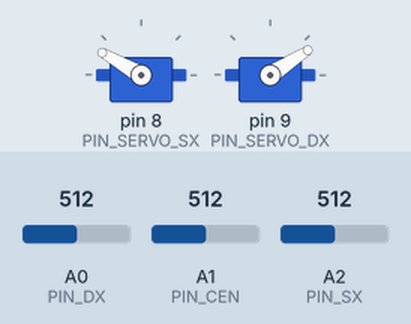
A sketch run on a simulated Arduino Uno, built with avr-gcc and run on an emulated ATmega328P. Shown: 2 × servo. The inputs (shaded band) are chosen by the test bench; at power-on: A0 (PIN_DX) = 512, A2 (PIN_SX) = 512, A1 (PIN_CEN) = 512.

Above: at 1.7 s.
1.8 s: A0 (PIN_DX) set to 716
At 2.1 s:
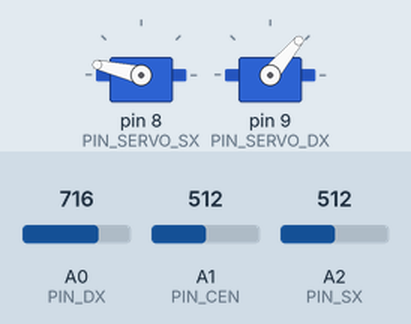
3.3 s: A2 (PIN_SX) set to 716
At 4.5 s:
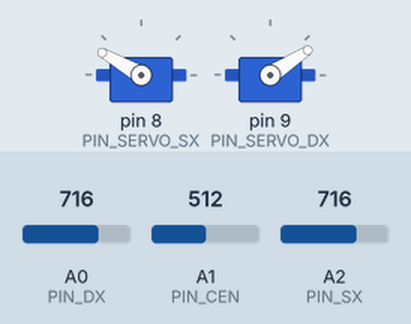
4.8 s: A0 (PIN_DX) set to 511
At 5.8 s:
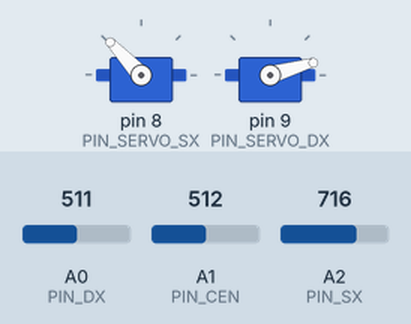
6.3 s: A2 (PIN_SX) set to 900
At 7.1 s:
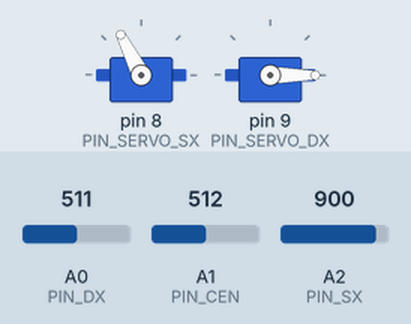
7.8 s: A0 (PIN_DX) set to 306
At 9.0 s:
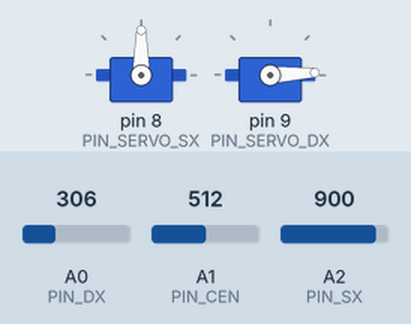
9.3 s: A2 (PIN_SX) set to 511
At 10.2 s:
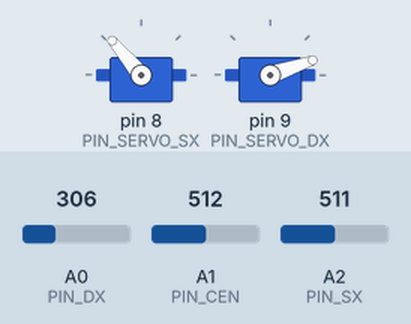
Timing chart, 0 to 11.8 s (numbered marks = the images above; inputs shaded):
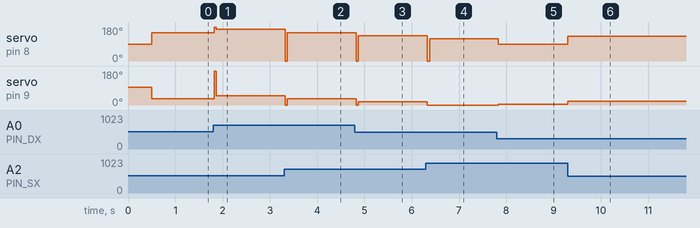

Measured:
- after the input at 1.8 s, servo on pin 8 (PIN_SERVO_SX): 150° → 167° at once; servo on pin 9 (PIN_SERVO_DX): 33° → 50° at once
- after the input at 3.3 s, servo on pin 8 (PIN_SERVO_SX): 167° → 150° at once; servo on pin 9 (PIN_SERVO_DX): 50° → 33° at once
- after the input at 4.8 s, servo on pin 8 (PIN_SERVO_SX): 150° → 133° at once; servo on pin 9 (PIN_SERVO_DX): 33° → 16° at once
- after the input at 6.3 s, servo on pin 8 (PIN_SERVO_SX): 133° → 117° at once; servo on pin 9 (PIN_SERVO_DX): 16° → 0° at once
- after the input at 7.8 s, servo on pin 8 (PIN_SERVO_SX): 117° → 90° at once; servo on pin 9 (PIN_SERVO_DX): 0° → 3° at once
- after the input at 9.3 s, servo on pin 8 (PIN_SERVO_SX): 90° → 130° at once; servo on pin 9 (PIN_SERVO_DX): 3° → 19° at once

The sketch:

Seguilinea-FinaleSACRO.ino
```cpp
#include <Servo.h>
#include <math.h>

// =================================================================
// PARAMETRI
// =================================================================
const int VELOCITA_MAX = 60;     // Velocità massima sul dritto
const int SOGLIA_NERO = 450;

// PID SETUP
float Kp = 0.085;  // Reattività
float Kd = 1.6;   // Stabilità
float K_freno = 0.019;

// =================================================================
// PIN
// =================================================================
const int PIN_SERVO_SX = 8;
const int PIN_SERVO_DX = 9;
const int PIN_DX = A0;
const int PIN_CEN = A1;
const int PIN_SX = A2;

Servo servoSx;
Servo servoDx;
int ultimoErrore = 0;

void setup() {
  servoSx.attach(PIN_SERVO_SX);
  servoDx.attach(PIN_SERVO_DX);

  // Pausa iniziale
  servoSx.write(90);
  servoDx.write(93);
  delay(500);    //Tempo di attesa prima della partenza
}

void loop() {
  int rawSx = analogRead(PIN_SX);
  int rawCen = analogRead(PIN_CEN);
  int rawDx = analogRead(PIN_DX);


  // --- 2. CALCOLO ERRORE NORMALE ---
  int errore = rawDx - rawSx;

  // --- 3. STABILIZZAZIONE RETTILINEO (Deadband) ---
  // Se il centrale è fisso sul nero e l'errore è piccolo, vai dritto perfetto
  if (rawCen > SOGLIA_NERO && abs(errore) < 195) {
    errore = 0;
  }

  // --- 4. CALCOLO VELOCITÀ DINAMICA (Frenata) ---
  // Rallenta in base a quanto è stretta la curva
  int riduzione = abs(errore) * K_freno;
  int velocitaAttuale = VELOCITA_MAX - riduzione;


  // --- 5. PID ---
  float P = errore * Kp;
  float D = (errore - ultimoErrore) * Kd;
  int correzione = roundf(P + D);

  ultimoErrore = errore;

  // --- 6. MOTORI ---
  int motSx = velocitaAttuale + correzione;
  int motDx = velocitaAttuale - correzione;

  // Permetti la retromarcia  solo per chiudere le curve a gomito
  motSx = constrain(motSx, 0, 90);
  motDx = constrain(motDx, 0, 90);

  if (rawCen > SOGLIA_NERO && rawSx > SOGLIA_NERO && rawDx > SOGLIA_NERO) {

   //ultimoErrore = 0;
    muovi(60+correzione,60-correzione );
    delay(45);
    return;
  }else {
  muovi(motSx, motDx);
  }
 // delay(2);

}

void muovi(int vSx, int vDx) {
  servoSx.write(90 + vSx);
  servoDx.write(93 - vDx);
}
```
